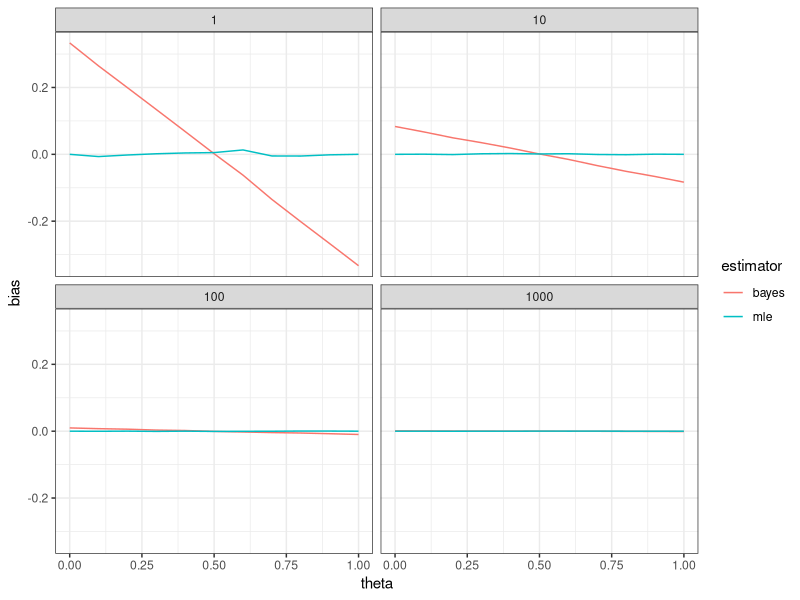
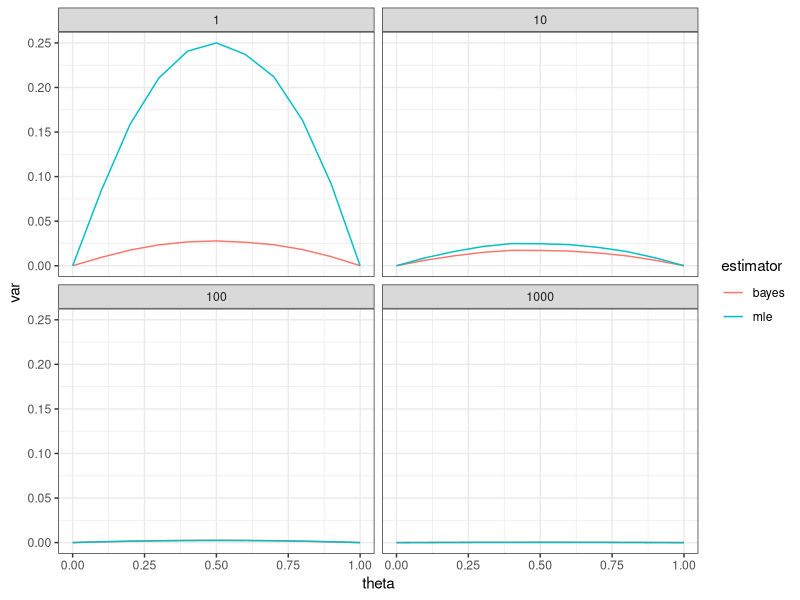
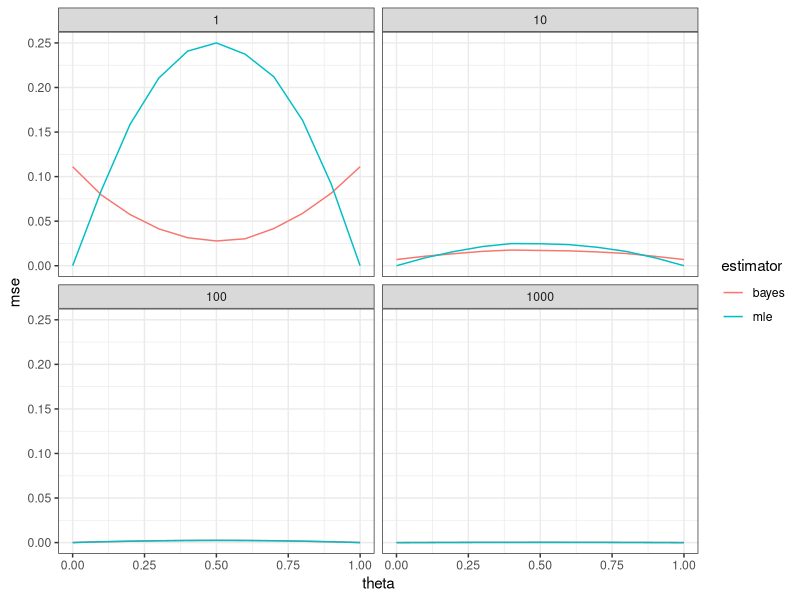
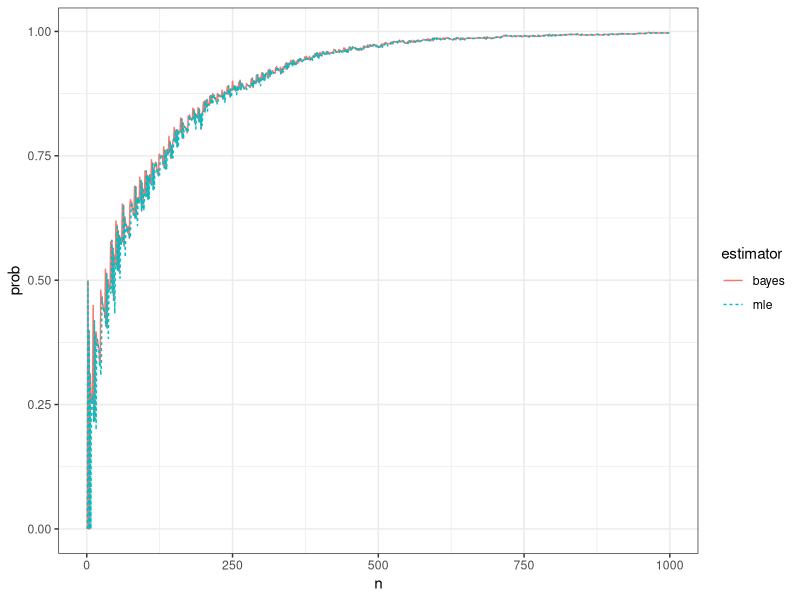
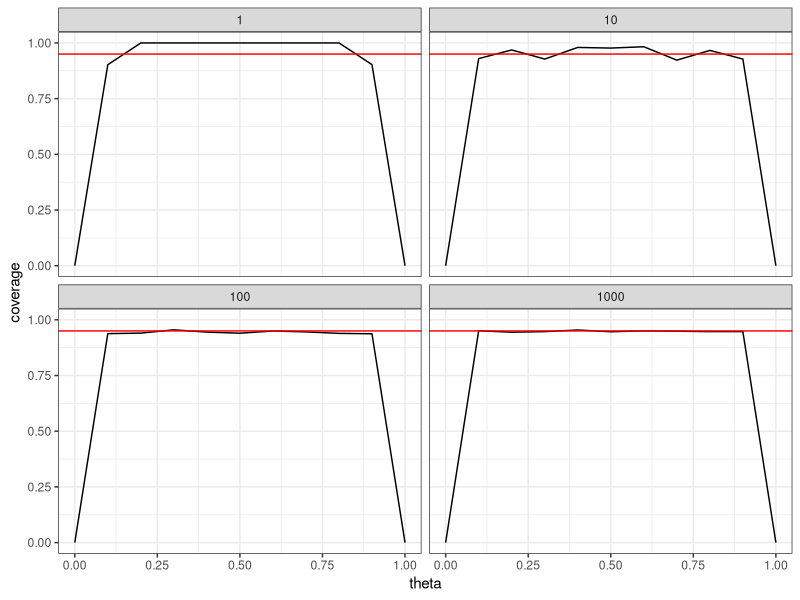
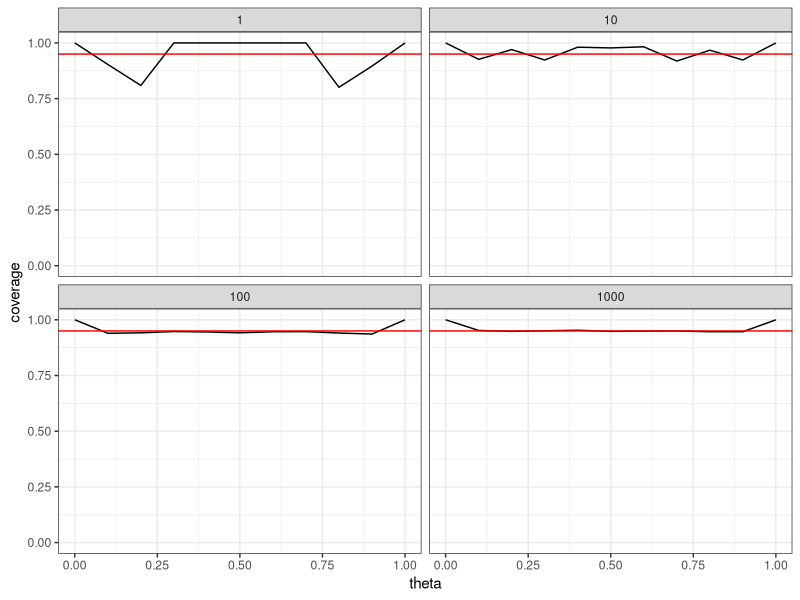

These charts were generated, in order, by the following R code:
## ------------------------------------------------------------------------
library("tidyverse")

## ------------------------------------------------------------------------
set.seed(20190219)

## ------------------------------------------------------------------------
n <- 22
y <- 15
(mle <- y/n)

## ------------------------------------------------------------------------
a <- b <- 1
(bayes <- (a+y)/(a+b+n))

## ------------------------------------------------------------------------
qbeta(c(.025,.975), a+y, b+n-y)

## ------------------------------------------------------------------------
n <- 10
theta <- 0.5

n_reps <- 1e4
mle <- numeric(n_reps)
bayes <- numeric(n_reps)

for (i in 1:n_reps) {
  y <- rbinom(1, size = n, prob = theta)
  mle[i] <- y/n
  bayes[i] <- (a+y)/(a+b+n)
}


mean(mle)  - theta # estimate of MLE bias
mean(bayes)- theta # estimate of Bayes bias

## ------------------------------------------------------------------------
mean(mle  ) + c(-1,1)*qnorm(.975)*sd(mle  )/sqrt(length(mle  )) - theta
mean(bayes) + c(-1,1)*qnorm(.975)*sd(bayes)/sqrt(length(bayes)) - theta

## ------------------------------------------------------------------------
y <- rbinom(n_reps, size = n, prob = theta)
mle   <- y/n
bayes <- (a+y)/(a+b+n)

mean(mle  ) + c(-1,1)*qnorm(.975)*sd(mle  )/sqrt(length(mle  )) - theta
mean(bayes) + c(-1,1)*qnorm(.975)*sd(bayes)/sqrt(length(bayes)) - theta

## ------------------------------------------------------------------------
settings <- expand.grid(n = 10^(0:3),
                        theta = seq(0,1,by=0.1))

## ------------------------------------------------------------------------
sim_function <- function(x) {
  y     <- rbinom(1e4, size = x$n, prob = x$theta)
  mle   <- y/x$n
  bayes <- (a+y)/(a+b+x$n)
  
  d <- data.frame(
    estimator = c("mle", "bayes"),
    bias      = c(mean(mle), mean(bayes)) - x$theta,
    var       = c(var( mle), var( bayes)))
  
  # d$se    <- sqrt(d$var / x$n)
  # d$lower <- d$bias-qnorm(.975)*d$se
  # d$upper <- d$bias+qnorm(.975)*d$se
  
  return(d)
}

## ------------------------------------------------------------------------
sim_study <- settings %>% 
  group_by(n, theta) %>%
  do(sim_function(.))

## ------------------------------------------------------------------------
ggplot(sim_study, aes(x=theta, y=bias, color=estimator)) +
  geom_line() +
  facet_wrap(~n) + 
  theme_bw()

## ------------------------------------------------------------------------
ggplot(sim_study, aes(x=theta, y=var, color=estimator)) +
  geom_line() +
  facet_wrap(~n) + 
  theme_bw()

## ------------------------------------------------------------------------
sim_study$mse <- sim_study$var + sim_study$bias^2

ggplot(sim_study, aes(x=theta, y=mse, color=estimator)) +
  geom_line() +
  facet_wrap(~n) + 
  theme_bw()

## ------------------------------------------------------------------------
theta = 0.51
n_max <- 999

sim_function <- function(d) {
  x <- rbinom(n_max, size = 1, prob = theta)
  
  mle <- bayes <- numeric(n_max)
  for (n in 1:n_max) {
    y <- sum(x[1:n])
    mle[n] <- y/n
    bayes[n] <- (a+y)/(a+b+n)
  }
  
  data.frame(n     = 1:n_max,
             mle   = mle,
             bayes = bayes)
}

d <- data.frame(rep=1:1e3) %>%
  group_by(rep) %>%
  do(sim_function(.))

epsilon <- 0.05
sum <- d %>% 
  gather(estimator, estimate, mle, bayes) %>%
  group_by(n, estimator) %>%
  summarize(prob = mean(abs(estimate - theta) < epsilon))

## ------------------------------------------------------------------------
ggplot(sum, aes(x=n, y=prob, 
                color=estimator, linetype = estimator)) + 
  geom_line() +
  theme_bw() 

## ------------------------------------------------------------------------
n <- 100
theta <- 0.5

n_reps <- 1e4
y <- rbinom(n_reps, size = n, prob = theta)

lower <- qbeta(.025, a+y, b+n-y)
upper <- qbeta(.975, a+y, b+n-y)

mean( lower < theta & theta < upper )

## ------------------------------------------------------------------------
p <- mean( lower < theta & theta < upper)

p + c(-1,1)*qnorm(.975)*sqrt(p*(1-p)/n_reps)

## ------------------------------------------------------------------------
binomial_coverage_function <- function(d) {
  y     <- rbinom(1e4, size = d$n, prob = d$theta)
  mle   <- y/d$n
  bayes <- (a+y)/(a+b+d$n)
  
  lower <- qbeta(.025, a+y, b+d$n-y)
  upper <- qbeta(.975, a+y, b+d$n-y)
  
  data.frame(coverage = mean( lower <= d$theta & d$theta <= upper))
}

sim_study <- expand.grid(n = 10^(0:3),
                        theta = seq(0,1,by=0.1)) %>%
  group_by(n,theta) %>%
  do(binomial_coverage_function(.))

## ------------------------------------------------------------------------
ggplot(sim_study, aes(x=theta, y=coverage)) +
  geom_line() +
  facet_wrap(~n) + 
  geom_hline(yintercept = 0.95, color = "red") +
  ylim(0,1) + 
  theme_bw()

## ------------------------------------------------------------------------
binomial_coverage_function_fixed <- function(d) {
  n <- d$n
  theta <- d$theta
  y     <- rbinom(1e4, size = n, prob = theta)
  mle   <- y/d$n
  bayes <- (a+y)/(a+b+n)
  
  lower <- qbeta(.025, a+y, b+n-y)
  upper <- qbeta(.975, a+y, b+n-y)
  
  # Fix intervals when y=0
  lower[y==0] <- 0
  upper[y==0] <- qbeta(.95, a+0, b+n)
  
  # Fix intervals when y=n
  upper[y==n] <- 1
  lower[y==n] <- qbeta(.05, a+n, b+0)
  
  data.frame(coverage = mean( lower <= theta & theta <= upper))
}

sim_study <- expand.grid(n = 10^(0:3),
                        theta = seq(0,1,by=0.1)) %>%
  group_by(n,theta) %>%
  do(binomial_coverage_function_fixed(.))

## ------------------------------------------------------------------------
ggplot(sim_study, aes(x=theta, y=coverage)) +
  geom_line() +
  facet_wrap(~n) + 
  geom_hline(yintercept = 0.95, color = "red") +
  ylim(0,1) + 
  theme_bw()
